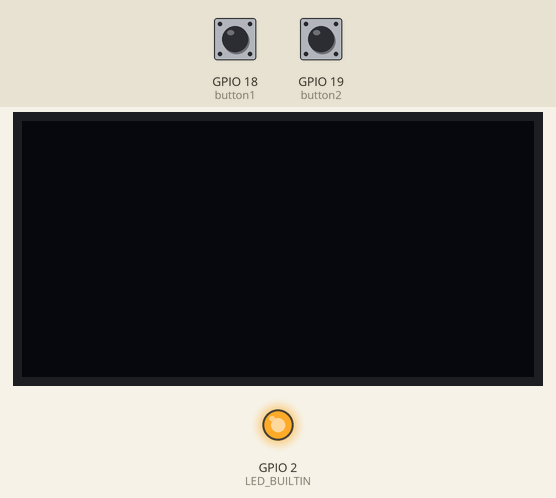
Recording of a sketch running on a simulated ESP8266 (NodeMCU). Shown: 128×64 one-colour display, output pins drawn as LEDs (lit = HIGH, except the on-board LED, lit = LOW). The inputs (shaded band) are chosen by the test bench; at power-on: GPIO 18 (button1) HIGH, GPIO 19 (button2) LOW. The OLED is the two-colour kind (top 16 rows yellow).

Above: at 1.5 s.
At 3.7 s:
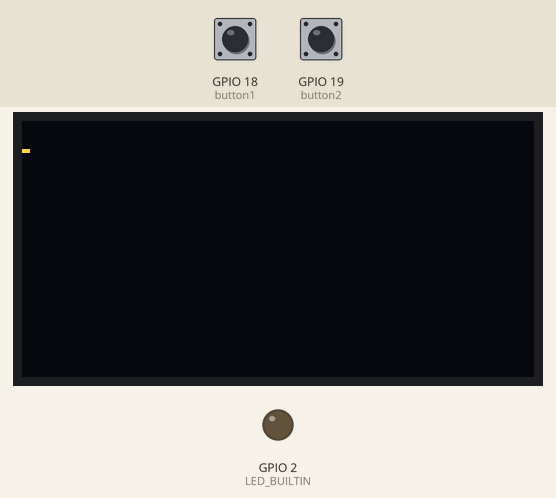
Timing chart, 0 to 6.9 s (numbered marks = the images above):
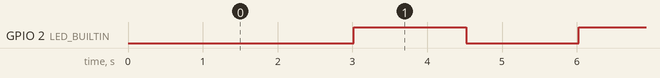

The sketch:

2Digital_IO_OLED.ino
```cpp
//Written by Matrix Naovaratpong on May 12th, 2020

//Libraries
#include "SSD1306Wire.h"

//Definition
//LCD
#define i2cAddress    0x3c
#define SDA           5
#define SCL           4
//GPIO
#define button1       18
#define button2       19

//System Variables
int button1LastState, button2LastState  = 0;
int i,j = 0;

//Object declaration
SSD1306Wire oled(i2cAddress, SDA, SCL);

//Functions declaration
void oledPrint();
int buttonRead();
boolean builtinBit = false;

void setup()
{
  //Serial Initial
  Serial.begin(115200);

  //GPIO Initial
  pinMode (LED_BUILTIN, OUTPUT);
  pinMode (button1, INPUT);
  pinMode (button2, INPUT);

  //OLED Initial
  oled.init();
  oled.flipScreenVertically();
  oled.setFont(ArialMT_Plain_10);
  oled.setTextAlignment(TEXT_ALIGN_LEFT);
}

void loop()
{

  if(i==100)
  {
    i = 0;
    int a = buttonRead();
    if(a!=0)
    {
      oled.clear();
      oled.drawString(0,0,String(j));
      //oled.display();
    }
    else
    {
      oled.clear();
      oled.drawString(0,0,"-");
      //oled.display();
      digitalWrite(LED_BUILTIN, builtinBit);
      builtinBit=!builtinBit;
    }
  }
  i++;
  delay(1);
  oledPrint();
}

void oledPrint()
{

  oled.setTextAlignment(TEXT_ALIGN_LEFT);
  //oled.drawString(0, 0, "TEST " + String(j));
  oled.display();
}

int buttonRead()
{
  int scenario = 0;
  int button1State = digitalRead(button1);
  int button2State = digitalRead(button2);

  if (button1State != button1LastState || button2State != button2LastState)
    {
      if (button1State)
      {
        j++;
        digitalWrite(LED_BUILTIN, HIGH);
      }
      if (button2State)
      {
        j--;
        digitalWrite(LED_BUILTIN, LOW);
      }

    }
  button1LastState = button1State;
  button2LastState = button2State;
  return scenario;
}
```

Measured:
- by itself, GPIO 2 (LED_BUILTIN): alternates HIGH for 1.5 s and LOW for 1.5 s
